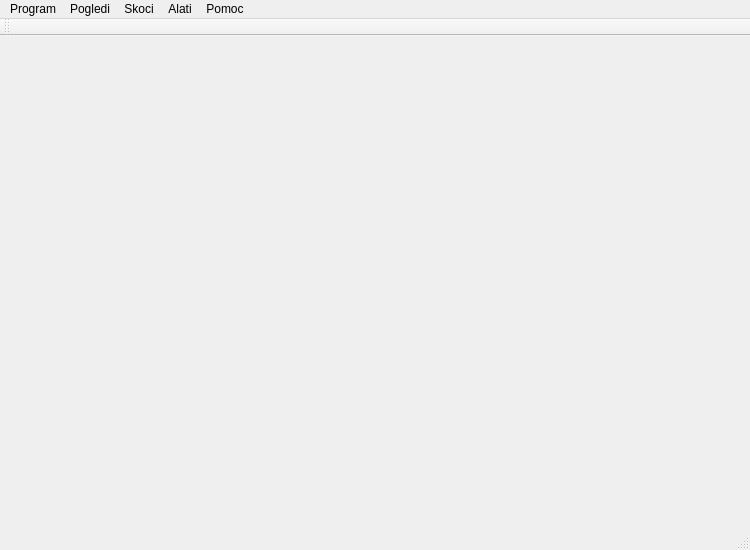
<?xml version="1.0" encoding="UTF-8"?>
<ui version="4.0">
 <class>MainWindow</class>
 <widget class="QMainWindow" name="MainWindow">
  <property name="geometry">
   <rect>
    <x>0</x>
    <y>0</y>
    <width>750</width>
    <height>550</height>
   </rect>
  </property>
  <property name="windowTitle">
   <string>MainWindow</string>
  </property>
  <widget class="QWidget" name="centralWidget"/>
  <widget class="QMenuBar" name="menuBar">
   <property name="geometry">
    <rect>
     <x>0</x>
     <y>0</y>
     <width>750</width>
     <height>25</height>
    </rect>
   </property>
   <widget class="QMenu" name="menuProgram">
    <property name="title">
     <string>Program</string>
    </property>
    <widget class="QMenu" name="menuIstorija">
     <property name="title">
      <string>Istorija</string>
     </property>
     <addaction name="actionIzlistaj"/>
     <addaction name="actionOcisti"/>
    </widget>
    <addaction name="actionPozovi"/>
    <addaction name="menuIstorija"/>
    <addaction name="separator"/>
    <addaction name="actionNapusti_program"/>
   </widget>
   <widget class="QMenu" name="menuPogledi">
    <property name="title">
     <string>Pogledi</string>
    </property>
    <addaction name="actionCeline"/>
   </widget>
   <widget class="QMenu" name="menuSkoci_na">
    <property name="title">
     <string>Skoci</string>
    </property>
    <addaction name="actionUvod"/>
    <addaction name="actionEditor"/>
    <addaction name="actionAutomat"/>
    <addaction name="actionDiagram"/>
   </widget>
   <widget class="QMenu" name="menuPodesavanja">
    <property name="title">
     <string>Alati</string>
    </property>
    <widget class="QMenu" name="menuJezik">
     <property name="title">
      <string>Jezik</string>
     </property>
     <addaction name="actionSrpski"/>
     <addaction name="actionEnglish"/>
    </widget>
    <addaction name="menuJezik"/>
    <addaction name="actionPodesavanja"/>
   </widget>
   <widget class="QMenu" name="menuPomoc">
    <property name="title">
     <string>Pomoc</string>
    </property>
    <addaction name="actionPodrska"/>
    <addaction name="separator"/>
    <addaction name="actionAutorska_prava"/>
    <addaction name="actionPravila_koriscenja"/>
    <addaction name="separator"/>
    <addaction name="actionT_Rex_Fb"/>
    <addaction name="actionT_Rex_Twitter"/>
    <addaction name="actionT_Rex_GitHub"/>
    <addaction name="separator"/>
    <addaction name="actionAbout_T_Rex"/>
   </widget>
   <addaction name="menuProgram"/>
   <addaction name="menuPogledi"/>
   <addaction name="menuSkoci_na"/>
   <addaction name="menuPodesavanja"/>
   <addaction name="menuPomoc"/>
  </widget>
  <widget class="QToolBar" name="mainToolBar">
   <attribute name="toolBarArea">
    <enum>TopToolBarArea</enum>
   </attribute>
   <attribute name="toolBarBreak">
    <bool>false</bool>
   </attribute>
  </widget>
  <widget class="QStatusBar" name="statusBar"/>
  <action name="actionPozovi">
   <property name="text">
    <string>Pozovi</string>
   </property>
  </action>
  <action name="actionIzlistaj">
   <property name="text">
    <string>Izlistaj</string>
   </property>
  </action>
  <action name="actionOcisti">
   <property name="text">
    <string>Ocisti</string>
   </property>
  </action>
  <action name="actionNapusti_program">
   <property name="icon">
    <iconset resource="../images.qrc">
     <normaloff>:/images/menus/exit.png</normaloff>:/images/menus/exit.png</iconset>
   </property>
   <property name="text">
    <string>Napusti program</string>
   </property>
   <property name="shortcut">
    <string>Ctrl+Q</string>
   </property>
  </action>
  <action name="actionCeline">
   <property name="checkable">
    <bool>true</bool>
   </property>
   <property name="checked">
    <bool>true</bool>
   </property>
   <property name="text">
    <string>Celine</string>
   </property>
  </action>
  <action name="actionUvod">
   <property name="icon">
    <iconset resource="../images.qrc">
     <normaloff>:/images/icon/uvod.png</normaloff>:/images/icon/uvod.png</iconset>
   </property>
   <property name="text">
    <string>Uvod</string>
   </property>
  </action>
  <action name="actionAutomat">
   <property name="icon">
    <iconset resource="../images.qrc">
     <normaloff>:/images/icon/automat.png</normaloff>:/images/icon/automat.png</iconset>
   </property>
   <property name="text">
    <string>Automat</string>
   </property>
  </action>
  <action name="actionEditor">
   <property name="icon">
    <iconset resource="../images.qrc">
     <normaloff>:/images/icon/editor.png</normaloff>:/images/icon/editor.png</iconset>
   </property>
   <property name="text">
    <string>Editor</string>
   </property>
  </action>
  <action name="actionDiagram">
   <property name="icon">
    <iconset resource="../images.qrc">
     <normaloff>:/images/icon/diagram.png</normaloff>:/images/icon/diagram.png</iconset>
   </property>
   <property name="text">
    <string>Diagram</string>
   </property>
  </action>
  <action name="actionSrpski">
   <property name="text">
    <string>Srpski</string>
   </property>
  </action>
  <action name="actionEnglish">
   <property name="text">
    <string>English</string>
   </property>
  </action>
  <action name="actionPodesavanja">
   <property name="text">
    <string>Podesavanja</string>
   </property>
  </action>
  <action name="actionPodrska">
   <property name="text">
    <string>Podrska</string>
   </property>
  </action>
  <action name="actionPravila_koriscenja">
   <property name="text">
    <string>Pravila koriscenja</string>
   </property>
  </action>
  <action name="actionAutorska_prava">
   <property name="text">
    <string>Autorska prava</string>
   </property>
  </action>
  <action name="actionT_Rex_Fb">
   <property name="text">
    <string>T-Rex: Facebook</string>
   </property>
  </action>
  <action name="actionT_Rex_Twitter">
   <property name="text">
    <string>T-Rex: Twitter</string>
   </property>
  </action>
  <action name="actionAbout_T_Rex">
   <property name="text">
    <string>About T-Rex</string>
   </property>
  </action>
  <action name="actionT_Rex_GitHub">
   <property name="text">
    <string>T-Rex: GitHub</string>
   </property>
  </action>
 </widget>
 <layoutdefault spacing="6" margin="11"/>
 <resources>
  <include location="../images.qrc"/>
 </resources>
 <connections/>
</ui>
